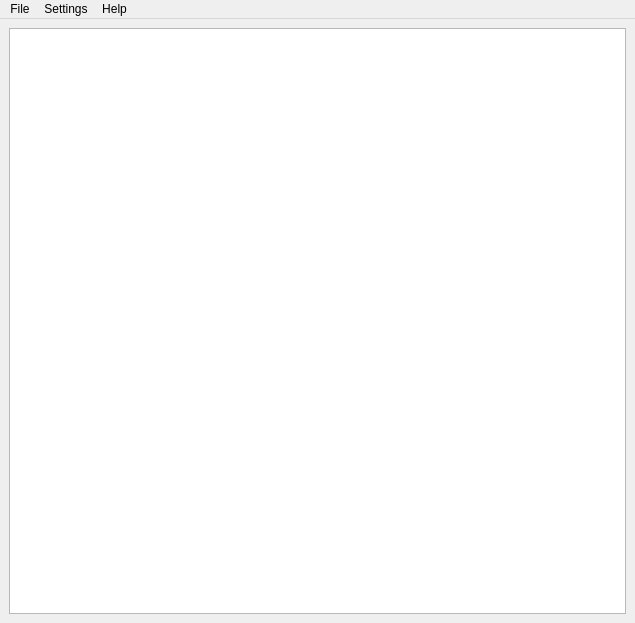
<?xml version="1.0" encoding="UTF-8"?>
<ui version="4.0">
 <class>Note</class>
 <widget class="QMainWindow" name="Note">
  <property name="geometry">
   <rect>
    <x>0</x>
    <y>0</y>
    <width>635</width>
    <height>623</height>
   </rect>
  </property>
  <property name="windowTitle">
   <string>MainWindow</string>
  </property>
  <widget class="QWidget" name="centralwidget">
   <layout class="QVBoxLayout" name="verticalLayout">
    <item>
     <widget class="QTextBrowser" name="textBrowser"/>
    </item>
   </layout>
  </widget>
  <widget class="QMenuBar" name="menuBar">
   <property name="geometry">
    <rect>
     <x>0</x>
     <y>0</y>
     <width>635</width>
     <height>21</height>
    </rect>
   </property>
   <widget class="QMenu" name="menuFile">
    <property name="title">
     <string>File</string>
    </property>
   </widget>
   <widget class="QMenu" name="menuSettings">
    <property name="title">
     <string>Settings</string>
    </property>
   </widget>
   <widget class="QMenu" name="menuHelp">
    <property name="title">
     <string>Help</string>
    </property>
   </widget>
   <addaction name="menuFile"/>
   <addaction name="menuSettings"/>
   <addaction name="menuHelp"/>
  </widget>
  <action name="actionSettings">
   <property name="text">
    <string>Settings</string>
   </property>
  </action>
 </widget>
 <resources/>
 <connections/>
</ui>
